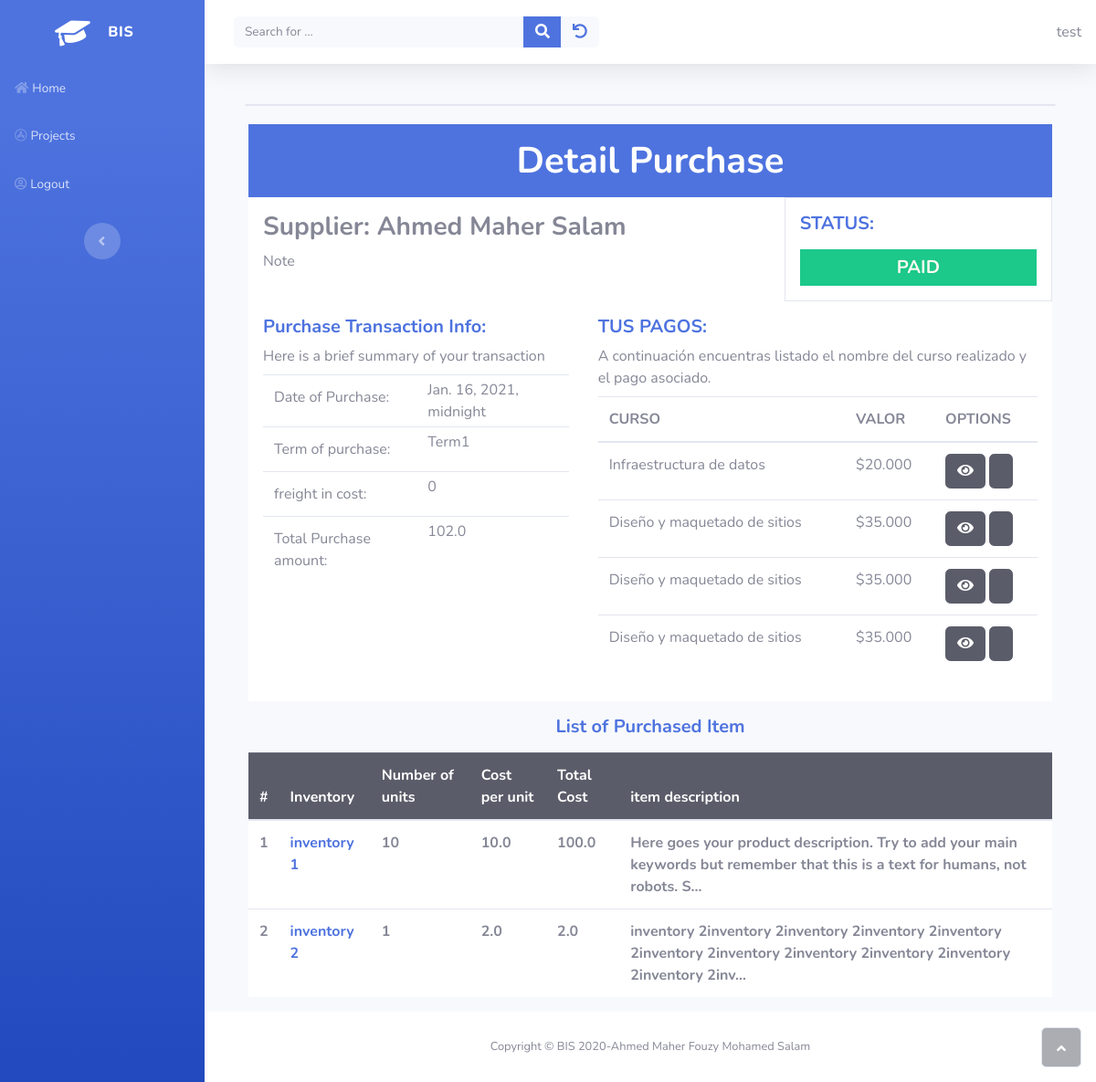
The app's page /inventory/detail_purchase/19 (signed in), older data.
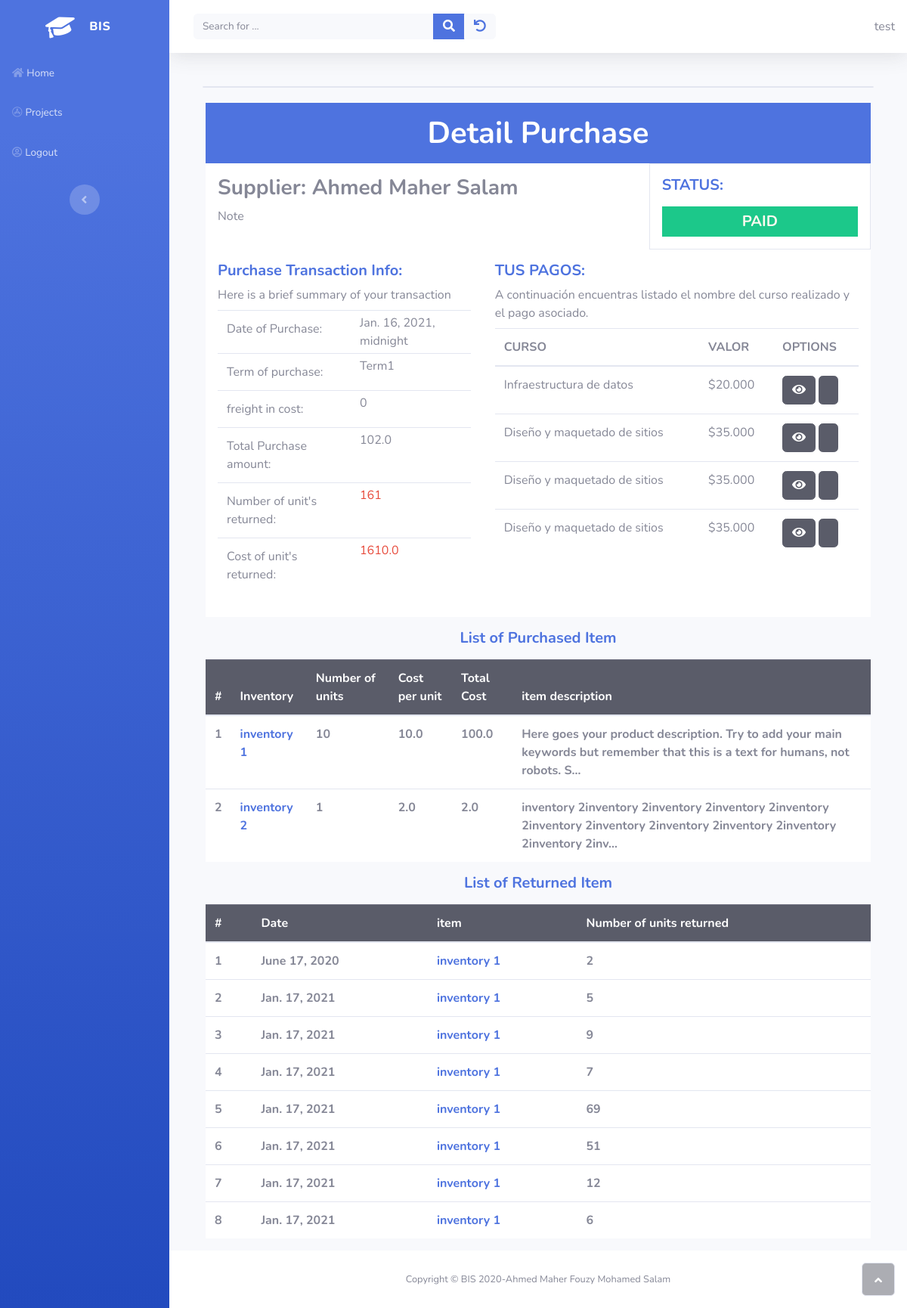
The same page, newer data.
### inventory/models.py (models this page shows, shortened)
class InventoryPrice(models.Model):
    inventory = models.ForeignKey(Inventory, on_delete=models.CASCADE)
    cost_per_unit = models.FloatField()
    number_of_unit = models.PositiveIntegerField()
    purchase_inventory = models.ForeignKey(PurchaseInventory, on_delete=models.CASCADE)
    @property
    def total_cost(self):
        return self.cost_per_unit * self.number_of_unit

class Inventory(models.Model):
    owner = models.ForeignKey(get_user_model(), on_delete=models.CASCADE)
    item_name = models.CharField(max_length=250)
    description = models.TextField(
        null= True,
        blank= True
    )
    general_ledeger_account = models.ForeignKey(Accounts,on_delete=models.CASCADE)
    def __str__(self):
        return self.item_name

class PurchaseInventory(models.Model):
    owner = models.ForeignKey(get_user_model(), on_delete=models.CASCADE)
    num = models.IntegerField()
    purchase_date = models.DateTimeField()
    due_date = models.DateField(
        help_text="optional if you want to specify it by yourself",
        null = True ,
        blank = True,
    )
    supplier = models.ForeignKey(Supplier, on_delete=models.CASCADE)
    term = models.ForeignKey(PaymentSalesTerm, on_delete=models.CASCADE)
    frieght_in = models.FloatField(default=0)
    objects = models.Manager() # the default_managers
    purchases = PurchaseManager()
    def check_status(self):
        if self.term.terms == 0:
            return "PAID"
        else:
            return  "UNPAID"
    @property
    def num_cost_of_returned_inventory(self) -> tuple:
        cost_of_returned_inventory = 0
        total_returned = 0
        for inventory_price in self.inventoryprice_set.all():
            cost_per_unit = inventory_price.cost_per_unit
            for inventory_return in inventory_price.inventoryreturn_set.all():
                total_cost = inventory_return.num_returned * cost_per_unit
                total_returned += inventory_return.num_returned
                cost_of_returned_inventory += total_cost
        return total_returned , cost_of_returned_inventory
    @property
    def total_amount(self) -> float:
        query = self.inventoryprice_set.annotate(
                    total_cost=ExpressionWrapper(
                        F("cost_per_unit")*F("number_of_unit"), output_field=FloatField()
                        )).aggregate(total_amount=Sum("total_cost"))
        return query.get("total_amount" , 0)

class PaymentSalesTerm(models.Model):
    class Term(models.IntegerChoices):
        CASH = 0 , _("Pay CASH")
        ON_DEMAND = 1 , _("Cash On Demand")
        DAYS = 2, _("Due in number of days")
        END_OF_MONTH = 3,_("Due at the end of month")
        NEXT_MONTH = 4,_("Due on the next Month")
        OTHER = 5, _("let me specify the due date DD-MM-YYY")
    owner = models.ForeignKey(get_user_model(), on_delete=models.CASCADE)
    config = models.CharField(
        max_length=100,
        help_text="Specify name for this setting"
        )
    terms = models.IntegerField(choices=Term.choices , default=Term.CASH , blank=False)
    num_of_days_due = models.PositiveSmallIntegerField(
        help_text="in case of you want to specify number of days due"
    )
    discount_in_days = models.PositiveSmallIntegerField(
        validators=[MaxValueValidator(32)] ,
        null = True,
        blank = True
    )
    discount_percentage = models.FloatField(
        help_text="Enter discount like this 5%>>will be  5 not 0.05",
    )
    general_ledeger_account = models.ForeignKey(Accounts,on_delete=models.CASCADE)
    def __str__(self):
        return self.config

class InventoryReturn(models.Model):
    inventory_price = models.ForeignKey(InventoryPrice, on_delete=models.CASCADE)
    date = models.DateField()
    num_returned = models.PositiveIntegerField()

### suppliers/models.py (models this page shows)
class Supplier(models.Model):
    owner = models.ForeignKey(get_user_model(), on_delete=models.CASCADE)
    first_name  = models.CharField(max_length=50)
    last_name   = models.CharField(max_length=50)
    middle_name = models.CharField(max_length=50 , blank=True , null=True)
    @property
    def full_name(self):
        return '%s %s %s' % (self.first_name, self.middle_name , self.last_name)
    def __str__(self):
        return self.full_name

### inventory/views.py (the view)
# urls.py: path('detail_purchase/<int:pk>' , views.DetailPurchaseInventoryView.as_view() , name="detail_purchase") ,
class DetailPurchaseInventoryView(OwnerDetailView):
    model = PurchaseInventory
    template_name = "inventory/purchase_detail.html"

### home/owner.py (called while the page is built)
    def get_queryset(self):
        qs = super().get_queryset()
        return qs.filter(owner=self.request.user)

### inventory/templates/inventory/purchase_detail.html (shortened to what the changed rows need)
{% extends "home/base.html" %}
{% block content %}
    <div class="container" id="contentHistoriasOm">
        <section id="subirOm" class="pb-3">
            <div class="row p-0 m-0">
                <div class="col p-0 m-0">
                    <div class="row bg-white mx-auto">
                        <div class="col-12 p-0 m-0 bg-primary">
                            <h1 class="text-center text-white p-0 m-0 display-5 pt-3 pb-3"><strong>Detail Purchase</strong></h1>
                        </div>
                        <div class="col-12 col-sm-12 col-md-9 col-lg-9 col-xl-8 p-0 m-0 p-3 text-secondary">
                            <h3><strong> Supplier: {{ purchaseinventory.supplier }}</strong></h3>
                        </div>
                    </div>
                </div>
            </div>
            <div class="row p-0 m-0">
                <div class="col-lg-4 col-xl-5 p-0 m-0 p-3 bg-info mx-auto" style="background-color:white!important">
                    <div class="table-responsive">
                        <table class="table">
                            <tbody>
                                <tr>
                                    <td>Date of Purchase:</td>
                                    <td class="p-0 m-0 p-1">{{ purchaseinventory.purchase_date }}</td>
                                </tr>
                                <tr>
                                    <td>Term of purchase:</td>
                                    <td class="p-0 m-0 p-1">{{ purchaseinventory.term }}</td>
                                </tr>
                                <tr>
                                    <td>Total Purchase amount:</td>
                                    <td class="p-0 m-0 p-1">{{ purchaseinventory.total_amount }}</td>
                                </tr>
                                {% if purchaseinventory.num_cost_of_returned_inventory.0 >= 1 %}
                                <tr>
                                    <td>Number of unit's returned:</td>
                                    <td class="p-0 m-0 p-1 text-danger">{{ purchaseinventory.num_cost_of_returned_inventory.0 }}</td>
                                </tr>
                                  <tr>
                                    <td>Cost of unit's returned:</td>
                                    <td class="p-0 m-0 p-1 text-danger">{{ purchaseinventory.num_cost_of_returned_inventory.1 }}</td>
                                </tr>
                                {% endif %}
                            </tbody>
                        </table>
                    </div>
                </div>
                <div class="col-lg-4 col-xl-7 p-0 m-0 p-3 bg-info mx-auto" style="background-color:white!important">
                    <div class="table-responsive">
                        <table class="table">
                            <thead>
                                <tr>
                                    <th>CURSO</th>
                                    <th>VALOR</th>
                                    <th>OPTIONS</th>
                                </tr>
                            </thead>
                        </table>
                    </div>
                </div>
            </div>
        </section>
        <section >
            <div>
                <table class="table">
                    <thead class="table-dark">
                        <tr>
                            <th>#</th>
                            <th>Inventory</th>
                            <th>Number of units</th>
                            <th>Cost per unit </th>
                            <th>Total Cost </th>
                            <th>item description </th>
                        </tr>
                    </thead>
                    <tbody style="background-color:white">
                        {% for price in purchaseinventory.inventoryprice_set.all %}
                            <tr>
                                <td><strong>{{ forloop.counter }}</strong></td>
                                <td><strong><a href="{% url "inventory:detail_inventory" price.inventory.id %}" target="blank">{{ price.inventory }}</a></strong></td>
                                <td><strong>{{ price.number_of_unit}}</strong></td>
                                <td><strong>{{ price.cost_per_unit}}</strong></td>
                                <td><strong>{{ price.total_cost}}</strong></td>
                                <td><strong>{{ price.inventory.description|truncatechars:125 }}</strong></td>
                            </tr>
                        {% endfor %}
                    </tbody>
                </table>
            </div>
        </section>
         {% if  purchaseinventory.num_cost_of_returned_inventory.0 >= 1 %}
         <section >
            <h5 class="text-center text-primary p-0 m-0 pb-3"><strong>List of Returned Item</strong></h5>
            <div>
                <table class="table">
                    <thead class="table-dark">
                        <tr>
                            <th>#</th>
                            <th>Date</th>
                            <th>item</th>
                            <th>Number of units returned </th>
                        </tr>
                    </thead>
                    <tbody style="background-color:white">
                        {% for inventoryprice in purchaseinventory.inventoryprice_set.all %}
                            {% for return in inventoryprice.inventoryreturn_set.all %}
                            <tr>
                                <td><strong>{{ forloop.counter }}</strong></td>
                                <td><strong>{{  return.date }}</strong></td>
                                <td><strong><a href="{% url "inventory:detail_inventory" inventoryprice.inventory.id %}" target="blank">{{ inventoryprice.inventory }}</a></strong></td>
                                <td><strong>{{ return.num_returned }}</strong></td>
                            </tr>
                            {% endfor %}
                        {% endfor %}
                    </tbody>
                </table>
            </div>
        </section>
        {% endif %}
    </div>
{% endblock %}

Row changes from the older to the newer data that the page shows:
shown differently, row unchanged: PurchaseInventory "Ahmed Maher Salam": num_cost_of_returned_inventory.0 (not shown) → "161"; num_cost_of_returned_inventory.1 (not shown) → "1610.0"
added InventoryReturn: date "June 17, 2020", {{ inventoryprice.inventory }} "inventory 1", num_returned "2", shown under InventoryPrice "inventory 1"
added InventoryReturn: date "Jan. 17, 2021", {{ inventoryprice.inventory }} "inventory 1", num_returned "5", shown under InventoryPrice "inventory 1"
added InventoryReturn: date "Jan. 17, 2021", {{ inventoryprice.inventory }} "inventory 1", num_returned "9", shown under InventoryPrice "inventory 1"
added InventoryReturn: date "Jan. 17, 2021", {{ inventoryprice.inventory }} "inventory 1", num_returned "7", shown under InventoryPrice "inventory 1"
added InventoryReturn: date "Jan. 17, 2021", {{ inventoryprice.inventory }} "inventory 1", num_returned "69", shown under InventoryPrice "inventory 1"
added InventoryReturn: date "Jan. 17, 2021", {{ inventoryprice.inventory }} "inventory 1", num_returned "51", shown under InventoryPrice "inventory 1"
added InventoryReturn: date "Jan. 17, 2021", {{ inventoryprice.inventory }} "inventory 1", num_returned "12", shown under InventoryPrice "inventory 1"
added InventoryReturn: date "Jan. 17, 2021", {{ inventoryprice.inventory }} "inventory 1", num_returned "6", shown under InventoryPrice "inventory 1"
Text that changed along with them:
text now shown: "Number of unit's returned: Cost of unit's returned: List of Returned Item # Date item Number of units returned"
